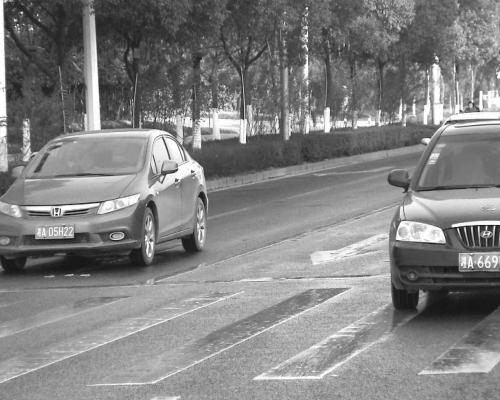
#> input picture Car Plate Clear.v2i.yolov5pytorch/train/images/-A05H22_jpg.rf.733ff263bd69d9c4389b5a6e5bddaa2b.jpg, 500 x 400 px, found by its file name
$ python -i character_recognizer.py   (imports and definitions only)
#> lines starting #> are read from the running program, lines starting #| are printed output that depends on the picture; after the words box and inside, x2 and y2 are one past the last pixel; in counts of white or black regions, pixels touching at a corner belong together
#coding = utf -8
# test file if you want to quickly try tesseract on a chinese character
import os
base_path = os.path.dirname(os.path.abspath(__file__))
bin_path = r"C:\Program Files (x86)\Tesseract-OCR"
os.environ['PATH'] = bin_path + os.pathsep + os.environ['PATH']
import pytesseract
import cv2
import numpy as np
import imutils
import pandas as pd

def add_padding(img):
    # img = cv2.imread(img)
    # print(img.shape)
    ht, wd = img.shape
    print(img.shape)

    # create new image of desired size and color (blue) for padding
    ww = 1100
    hh = 1100
    color = (255)
    result = np.full((hh, ww), color, dtype=np.uint8)

    # compute center offset
    xx = (ww - wd) // 2
    yy = (hh - ht) // 2

    # copy img image into center of result image
    result[yy:yy + ht, xx:xx + wd] = img
    return result

def process_image(img):
    image = cv2.imread("train/images/" + img)
#> image is the input picture: shape (400, 500, 3); min 5, max 255, mean 129.5
    # cv2.imshow("Original Image", image)
    # cv2.waitKey(0)
    image = imutils.resize(image, width = 500)
    gray = cv2.cvtColor(image, cv2.COLOR_RGB2GRAY)
    gray = cv2.GaussianBlur(gray, (3, 3), 0)
    #reduce noice from our image and make it smooth
    gray = cv2.bilateralFilter(gray, 40, 27, 27)
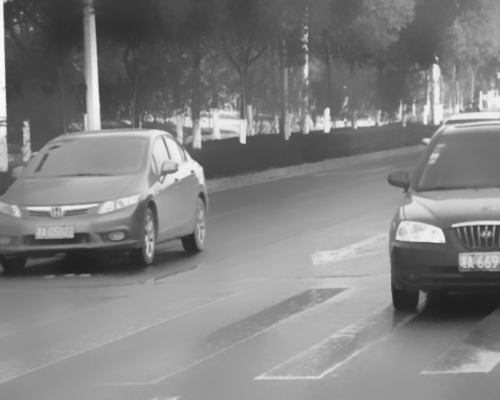
#> gray: shape (400, 500); min 31, max 248, mean 129
    #图片binary
    ret, binary = cv2.threshold(gray, 150, 255, cv2.THRESH_OTSU | cv2.THRESH_BINARY_INV)
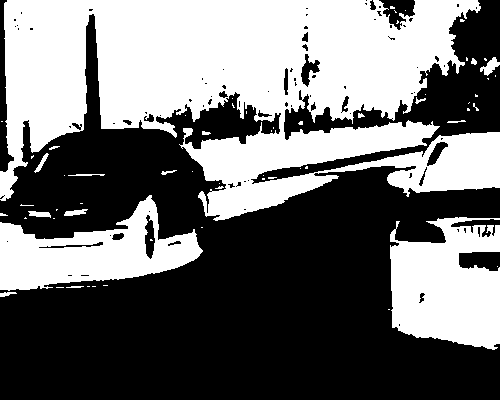
#> binary: shape (400, 500); 44.2% white; 63 white regions (46 under 20 px), largest, box (x1, y1, x2, y2) and area: (0, 0, 500, 221) 66625, (390, 217, 500, 350) 11161, (0, 195, 203, 291) 9595
#> ret = 124
    #padding the image
    image = add_padding(binary)
#| (400, 500)
#> in add_padding, `result[yy:yy + ht, xx:xx + wd] = img`:
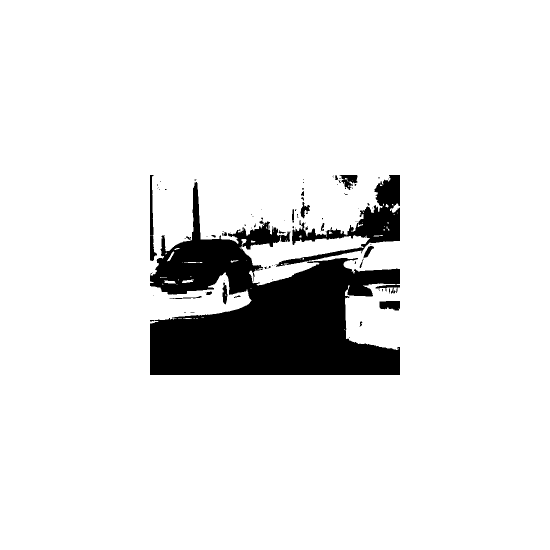
#> result: shape (1100, 1100) (shown at 1/2 size); 90.8% white; 91 black regions (66 under 20 px), largest, box (x1, y1, x2, y2) and area: (300, 364, 800, 750) 95923, (551, 350, 800, 534) 11167, (300, 350, 314, 522) 1044
    image = imutils.resize(image, width = 64)
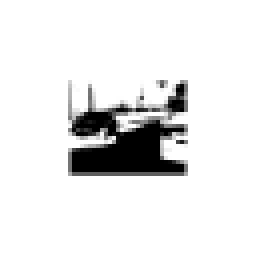
#> image: shape (64, 64) (shown 4 times larger); min 0, max 255, mean 231.5
    # cv2.imshow("Final Image", image)
    # cv2.waitKey(0)
    cv2.imwrite('Lenet Training set/'+img, image)
    # reverse the color of the image
    # gray = cv2.bitwise_not(gray)
    # cv2.imshow("Reversed Color Image", gray)
    # cv2.waitKey(0)


def main():
    #find file directory and put into a list:
    # for file in os.listdir("train/images"):
    #     process_image(file)


    id =[]
    for file in os.listdir("Lenet Training set"):
        id.append(file[:-4])

    dic = {}
    dic["id"] = []
    dic["code"] = []
    for i in id:
        with open("labels/" + i + ".txt", "r") as file1:
            truth_code = file1.readline().split()[0]
        dic["id"].append(i)
        dic["code"].append(truth_code)
    df = pd.DataFrame(dic)
    df.to_csv("Province.csv")

# [2 lines not run here, left out]

>>> result = process_image('Car Plate Clear.v2i.yolov5pytorch/train/images/-A05H22_jpg.rf.733ff263bd69d9c4389b5a6e5bddaa2b.jpg')

$ run again, on Car Plate Clear.v2i.yolov5pytorch/train/images/-A5PJ05_JPG.rf.6423a6845e094cf98c7156c1ebfddc14.jpg
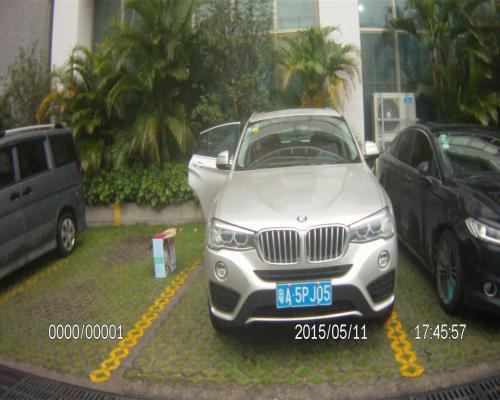
#> input picture Car Plate Clear.v2i.yolov5pytorch/train/images/-A5PJ05_JPG.rf.6423a6845e094cf98c7156c1ebfddc14.jpg, 500 x 400 px, found by its file name
#> in process_image, image is the input picture: shape (400, 500, 3); mean B, G, R 82.7, 101.8, 100.5
#> in process_image, `ret, binary = cv2.threshold(gray, 150, 255, cv2.THRESH_OTSU | cv2.THRE..`:
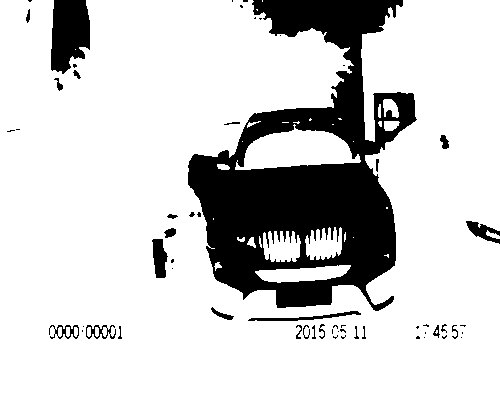
#> binary: shape (400, 500); 81.5% white; 59 black regions (33 under 20 px), largest, box (x1, y1, x2, y2) and area: (188, 0, 417, 311) 32162, (51, 0, 90, 74) 2301, (152, 239, 168, 278) 439
#> ret = 128
#| (400, 500)
#> result: shape (1100, 1100); 96.9% white; 59 black regions (33 under 20 px), largest, box (x1, y1, x2, y2) and area: (488, 350, 717, 661) 32162, (351, 350, 390, 424) 2301, (452, 589, 468, 628) 439
#> in process_image, `image = imutils.resize(image, width = 64)`:
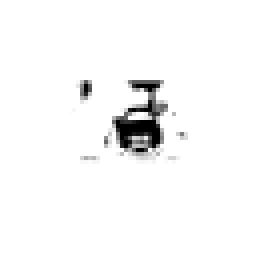
#> image: shape (64, 64) (shown 4 times larger); min 0, max 255, mean 247.2

$ run again, on Car Plate Clear.v2i.yolov5pytorch/train/images/-A5RM87_jpg.rf.b8ad4feb6162b01e0080b9fb7a4f7fb1.jpg
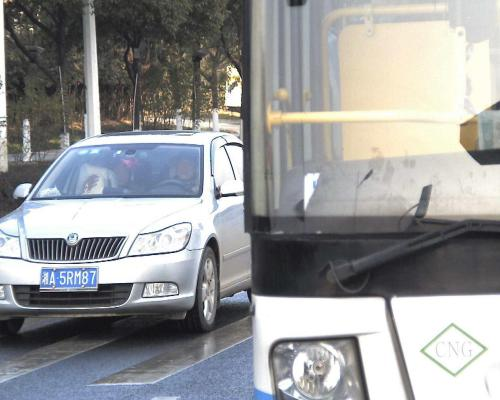
#> input picture Car Plate Clear.v2i.yolov5pytorch/train/images/-A5RM87_jpg.rf.b8ad4feb6162b01e0080b9fb7a4f7fb1.jpg, 500 x 400 px, found by its file name
#> in process_image, image is the input picture: shape (400, 500, 3); mean B, G, R 152.6, 151.9, 150.8
#> in process_image, `ret, binary = cv2.threshold(gray, 150, 255, cv2.THRESH_OTSU | cv2.THRE..`:
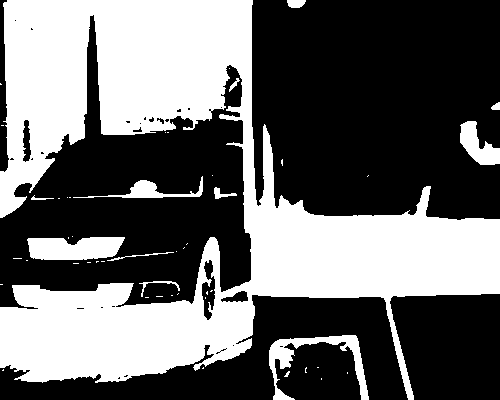
#> binary: shape (400, 500); 41.1% white; 49 white regions (37 under 20 px), largest, box (x1, y1, x2, y2) and area: (0, 0, 500, 400) 76252, (27, 237, 125, 260) 1866, (269, 335, 369, 400) 1720
#> ret = 140
#| (400, 500)
#> result: shape (1100, 1100); 90.3% white; 32 black regions (21 under 20 px), largest, box (x1, y1, x2, y2) and area: (552, 350, 800, 570) 50584, (300, 365, 551, 659) 34787, (300, 645, 708, 750) 16102
#> in process_image, `image = imutils.resize(image, width = 64)`:
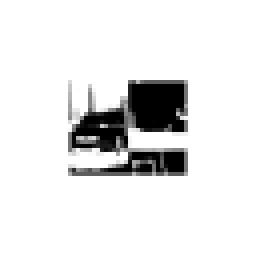
#> image: shape (64, 64) (shown 4 times larger); min 0, max 255, mean 230.2
